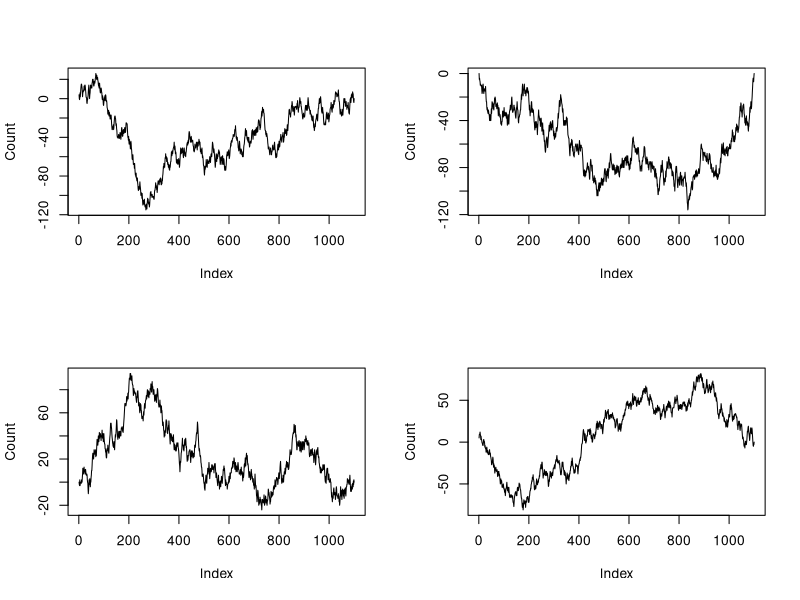

The R script that drew this image:
library(ggplot2)

sim.economy <- function(alpha, replicates){
a <- sample(rep(c(-alpha:alpha), replicates))
b <- cumsum(a)
}

plot.economy.simulations <- function(alpha, plots){
  a <- rep(alpha, plots)
  sims <- lapply(a, sim.economy, replicates = 100)
  par(mfrow = c(plots/2, plots/2))
  sapply(sims, plot, type = "l", ylab = "Count")
}

plot.economy.simulations(5, 4)


rekursive.plot <- function(alpha, times){
  if(alpha < times){
    rekursive.plot(alpha + 1, times)
    print("hi")
  }
  alpha  
}

rekursive.plot(1, 5)
